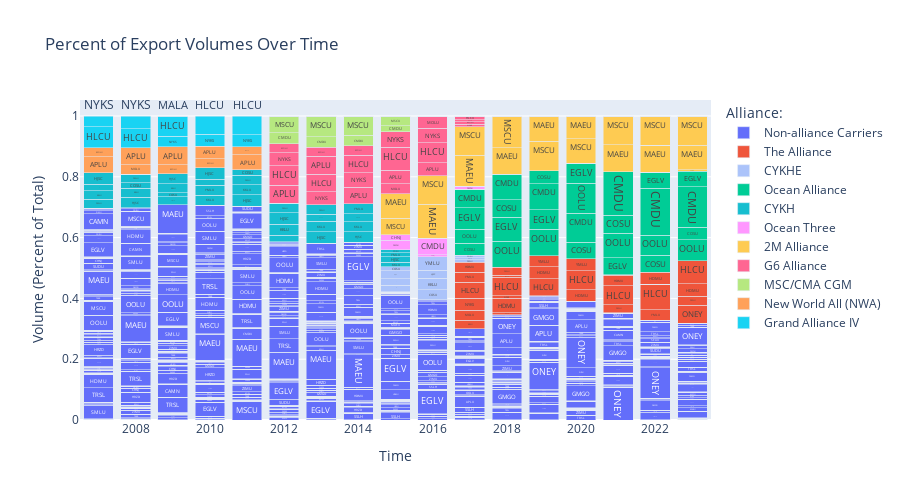

This figure's notebook cell:
### Markdown cell above
## 2. Visuals and Descriptive Analysis

### Code cell
df = (
    main_lf
    #group by alliance, scac, and year
    .group_by('alliance', 'scac', 'year')
    .agg(pl.col('teus').sum())
    #get proportion 
    .with_columns((pl.col('teus')/pl.col('teus').sum().over('year')).alias('prop_volume'))
    .collect()
)

#plot
fig = px.bar(
    df, x='year', y='prop_volume',
    color='alliance',
    text='scac', 
    barmode='stack',  
    title='Percent of Export Volumes Over Time',
    width=900,
    height=500,
    color_discrete_map={
        'Non-alliance Carriers':'#636EFA',
        'The Alliance':'#EF553B',
        'Ocean Alliance':'#00CC96',
        'CYKHE':'#ABC3FA',
        'New World All (NWA)':'#FFA15A',
        'Grand Alliance IV':'#19D3F3',
        'G6 Alliance':'#FF6692',
        'MSC/CMA CGM':'#B6E880',
        '2M Alliance':'#FECB52',
        'Ocean Three':'#FF97FF',
        'CYKH':'#17BECF',
    },
    labels={
        'alliance':'Alliance:',
        'prop_volume':'Volume (Percent of Total)',
        'year':'Time'
    },
    category_orders={
        'alliance':[
            'Non-alliance Carriers', 'The Alliance', 'CYKHE', 'Ocean Alliance',  
            'CYKH', 'Ocean Three', '2M Alliance', 'G6 Alliance', 'MSC/CMA CGM', 'New World All (NWA)', 'Grand Alliance IV'
        ]
    }
    )

fig.show()

### Figure 1 — Plotly figure (JSON) as saved in the notebook; plotly's stock layout.template omitted (floating-point values rounded to 4 significant figures; data arrays with more than 128 entries replaced by an {"elided": "..."} marker saying what was removed)
{"data": [{"alignmentgroup": "True", "hovertemplate": "Alliance:=Non-alliance Carriers<br>Time=%{x}<br>Volume (Percent of Total)=%{y}<br>scac=%{text}<extra></extra>", "legendgroup": "Non-alliance Carriers", "marker": {"color": "#636EFA", "pattern": {"shape": ""}}, "name": "Non-alliance Carriers", "offsetgroup": "Non-alliance Carriers", "orientation": "v", "showlegend": true, "text": {"elided": "2763 str values"}, "textposition": "auto", "type": "bar", "x": {"elided": "2763 int values"}, "xaxis": "x", "y": {"elided": "2763 float values"}, "yaxis": "y"}, {"alignmentgroup": "True", "hovertemplate": "Alliance:=The Alliance<br>Time=%{x}<br>Volume (Percent of Total)=%{y}<br>scac=%{text}<extra></extra>", "legendgroup": "The Alliance", "marker": {"color": "#EF553B", "pattern": {"shape": ""}}, "name": "The Alliance", "offsetgroup": "The Alliance", "orientation": "v", "showlegend": true, "text": ["YMLU", "KKLU", "NYKS", "NYKS", "HDMU", "MOLU", "MOLU", "NYKS", "MOLU", "NYKS", "YMLU", "KKLU", "HLCU", "KKLU", "KKLU", "KKLU", "MOLU", "KKLU", "YMLU", "HLCU", "HDMU", "MOLU", "HLCU", "KKLU", "KKLU", "NYKS", "NYKS", "MOLU", "MOLU", "NYKS", "NYKS", "KKLU", "HLCU", "HDMU", "HLCU", "ONEY", "NYKS", "KKLU", "KKLU", "YMLU", "HLCU", "NYKS", "NYKS", "NYKS", "HLCU", "YMLU", "KKLU", "HDMU", "HDMU", "YMLU", "MOLU", "HDMU", "YMLU", "KKLU", "MOLU", "MOLU", "MOLU", "MOLU", "NYKS", "YMLU", "HDMU", "KKLU", "HLCU", "MOLU", "NYKS", "MOLU", "MOLU", "HDMU", "HDMU", "KKLU", "HDMU"], "textposition": "auto", "type": "bar", "x": [2021, 2020, 2010, 2022, 2020, 2019, 2007, 2021, 2008, 2023, 2022, 2021, 2016, 2011, 2016, 2017, 2017, 2010, 2015, 2022, 2010, 2015, 2021, 2018, 2023, 2017, 2016, 2012, 2020, 2012, 2014, 2009, 2020, 2018, 2019, 2023, 2015, 2015, 2014, 2023, 2017, 2009, 2020, 2018, 2018, 2017, 2013, 2019, 2021, 2020, 2022, 2023, 2019, 2022, 2018, 2016, 2011, 2013, 2008, 2018, 2014, 2012, 2023, 2021, 2019, 2009, 2023, 2022, 2017, 2019, 2015], "xaxis": "x", "y": [0.02685, 0.0001851, 2.354e-06, 0.0001414, 0.03831, 1.736e-05, 1.87e-06, 0.0002862, 4.024e-07, 7.753e-05, 0.03399, 0.0002078, 5.088e-06, 1.3e-06, 2.157e-07, 0.02765, 0.03259, 3.766e-06, 1.202e-06, 0.08349, 9.415e-07, 1.949e-06, 0.06118, 0.006572, 8.898e-05, 0.03982, 4.314e-07, 8.111e-07, 1.881e-05, 8.111e-07, 5.206e-06, 4.522e-07, 0.06233, 0.0466, 0.05694, 0.05907, 4.33e-07, 6.495e-07, 3.384e-06, 0.02994, 0.05203, 4.522e-07, 0.0002659, 0.008217, 0.06131, 0.0338, 3.433e-06, 0.03927, 0.03584, 0.03842, 0.0003634, 0.04029, 0.03613, 0.0001877, 0.006193, 5.177e-06, 1.3e-06, 9.362e-07, 8.048e-07, 0.02772, 2.603e-07, 2.839e-06, 0.07615, 0.0004176, 0.0003062, 4.522e-07, 0.0001199, 0.03982, 0.03272, 0.0001802, 4.33e-07], "yaxis": "y"}, {"alignmentgroup": "True", "hovertemplate": "Alliance:=CYKHE<br>Time=%{x}<br>Volume (Percent of Total)=%{y}<br>scac=%{text}<extra></extra>", "legendgroup": "CYKHE", "marker": {"color": "#ABC3FA", "pattern": {"shape": ""}}, "name": "CYKHE", "offsetgroup": "CYKHE", "orientation": "v", "showlegend": true, "text": ["COSU", "KKLU", "KKLU", "KKLU", "HJSC", "KKLU", "YMLU", "YMLU", "YMLU", "KKLU", "HJSC", "KKLU", "KKLU", "COSU", "YMLU", "KKLU", "KKLU", "COSU", "KKLU", "YMLU", "KKLU"], "textposition": "auto", "type": "bar", "x": [2016, 2016, 2010, 2015, 2016, 2012, 2016, 2015, 2017, 2021, 2015, 2011, 2017, 2015, 2014, 2019, 2014, 2017, 2023, 2019, 2013], "xaxis": "x", "y": [0.03306, 0.03804, 1.036e-05, 0.02139, 0.02717, 4.461e-06, 0.04423, 0.02059, 0.008401, 2.789e-07, 0.02634, 1.733e-06, 0.006996, 0.013, 2.603e-07, 1.036e-06, 1.041e-06, 0.007879, 2.744e-07, 1.023e-07, 3.121e-07], "yaxis": "y"}, {"alignmentgroup": "True", "hovertemplate": "Alliance:=Ocean Alliance<br>Time=%{x}<br>Volume (Percent of Total)=%{y}<br>scac=%{text}<extra></extra>", "legendgroup": "Ocean Alliance", "marker": {"color": "#00CC96", "pattern": {"shape": ""}}, "name": "Ocean Alliance", "offsetgroup": "Ocean Alliance", "orientation": "v", "showlegend": true, "text": ["CMDU", "COSU", "EGLV", "OOLU", "CMDU", "COSU", "EGLV", "OOLU", "OOLU", "OOLU", "EGLV", "COSU", "EGLV", "COSU", "CMDU", "COSU", "OOLU", "CMDU", "COSU", "OOLU", "OOLU", "OOLU", "CMDU", "COSU", "COSU", "CMDU", "CMDU", "CMDU", "CMDU", "EGLV", "CMDU", "EGLV", "CMDU", "EGLV", "CMDU"], "textposition": "auto", "type": "bar", "x": [2008, 2017, 2021, 2019, 2014, 2022, 2019, 2018, 2023, 2017, 2018, 2023, 2017, 2016, 2023, 2020, 2022, 2020, 2018, 2015, 2021, 2020, 2019, 2021, 2019, 2016, 2018, 2017, 2022, 2020, 2011, 2023, 2021, 2022, 2013], "xaxis": "x", "y": [8.048e-07, 0.0395, 0.05714, 0.08654, 3.631e-07, 0.05525, 0.0643, 0.08415, 0.06902, 0.04503, 0.0798, 0.0403, 0.07162, 1.043e-06, 0.134, 0.05556, 0.06675, 0.09431, 0.05717, 2.165e-07, 0.07965, 0.09857, 0.08484, 0.05971, 0.04401, 4.314e-07, 0.08396, 0.06012, 0.1537, 0.06711, 4.333e-07, 0.0509, 0.1435, 0.053, 6.242e-07], "yaxis": "y"}, {"alignmentgroup": "True", "hovertemplate": "Alliance:=CYKH<br>Time=%{x}<br>Volume (Percent of Total)=%{y}<br>scac=%{text}<extra></extra>", "legendgroup": "CYKH", "marker": {"color": "#17BECF", "pattern": {"shape": ""}}, "name": "CYKH", "offsetgroup": "CYKH", "orientation": "v", "showlegend": true, "text": ["HJSC", "KKLU", "KKLU", "YMLU", "YMLU", "HJSC", "YMLU", "KKLU", "KKLU", "YMLU", "HJSC", "YMLU", "COSU", "COSU", "KKLU", "HJSC", "HJSC", "KKLU", "COSU", "COSU", "COSU", "YMLU", "KKLU", "KKLU", "COSU", "COSU", "KKLU", "COSU", "YMLU", "KKLU", "HJSC", "YMLU", "HJSC", "KKLU", "YMLU", "KKLU", "YMLU", "HJSC", "COSU", "YMLU", "COSU", "HJSC", "YMLU", "YMLU"], "textposition": "auto", "type": "bar", "x": [2013, 2010, 2013, 2022, 2007, 2008, 2010, 2015, 2008, 2009, 2011, 2016, 2012, 2008, 2007, 2015, 2014, 2021, 2007, 2009, 2010, 2020, 2014, 2017, 2016, 2013, 2011, 2014, 2013, 2009, 2010, 2011, 2009, 2012, 2014, 2016, 2015, 2007, 2015, 2017, 2011, 2012, 2008, 2012], "xaxis": "x", "y": [0.03761, 0.03251, 0.0342, 5.408e-07, 0.02894, 0.03525, 0.03254, 0.01464, 0.02953, 0.02657, 0.03791, 8.359e-07, 0.02009, 0.01836, 0.02825, 0.01856, 0.03517, 5.579e-07, 0.02073, 0.01426, 0.01997, 4.433e-07, 0.0337, 3.541e-06, 1.703e-06, 0.02321, 0.03375, 0.02645, 0.03124, 0.02914, 0.03882, 0.03038, 0.0328, 0.03609, 0.03215, 9.173e-06, 0.01376, 0.0385, 0.00993, 7.562e-06, 0.01805, 0.03878, 0.02712, 0.03093], "yaxis": "y"}, {"alignmentgroup": "True", "hovertemplate": "Alliance:=Ocean Three<br>Time=%{x}<br>Volume (Percent of Total)=%{y}<br>scac=%{text}<extra></extra>", "legendgroup": "Ocean Three", "marker": {"color": "#FF97FF", "pattern": {"shape": ""}}, "name": "Ocean Three", "offsetgroup": "Ocean Three", "orientation": "v", "showlegend": true, "text": ["CHNJ", "CMDU", "CMDU", "CMDU", "CMDU", "CMDU", "CMDU", "CMDU", "CHNJ", "UABS", "CHNJ", "UABS", "UABS"], "textposition": "auto", "type": "bar", "x": [2016, 2022, 2019, 2018, 2015, 2017, 2016, 2020, 2017, 2017, 2015, 2015, 2016], "xaxis": "x", "y": [0.005898, 2.356e-06, 1.437e-05, 4.628e-05, 0.03129, 0.009852, 0.05504, 6.65e-07, 1.216e-06, 0.0005117, 0.01658, 1.058e-05, 0.0001775], "yaxis": "y"}, {"alignmentgroup": "True", "hovertemplate": "Alliance:=2M Alliance<br>Time=%{x}<br>Volume (Percent of Total)=%{y}<br>scac=%{text}<extra></extra>", "legendgroup": "2M Alliance", "marker": {"color": "#FECB52", "pattern": {"shape": ""}}, "name": "2M Alliance", "offsetgroup": "2M Alliance", "orientation": "v", "showlegend": true, "text": ["MAEU", "MSCU", "MAEU", "MSCU", "MAEU", "SUDU", "MAEU", "MAEU", "SUDU", "MSCU", "MSCU", "MAEU", "SUDU", "MAEU", "MAEU", "SUDU", "MSCU", "MAEU", "MSCU", "MAEU", "MSCU", "MSCU", "MAEU", "MSCU", "MSCU"], "textposition": "auto", "type": "bar", "x": [2017, 2019, 2016, 2017, 2019, 2023, 2023, 2021, 2021, 2020, 2015, 2018, 2011, 2022, 2015, 2022, 2018, 2009, 2016, 2020, 2021, 2023, 2012, 2007, 2022], "xaxis": "x", "y": [0.1029, 0.09589, 0.1114, 0.09314, 0.08345, 0.004641, 0.08126, 0.08759, 1.982e-06, 0.08058, 0.05447, 0.0878, 4.333e-07, 0.08899, 0.08175, 3.203e-06, 0.1038, 9.045e-07, 0.09398, 0.07417, 0.0951, 0.09559, 1.217e-06, 4.675e-07, 0.09605], "yaxis": "y"}, {"alignmentgroup": "True", "hovertemplate": "Alliance:=G6 Alliance<br>Time=%{x}<br>Volume (Percent of Total)=%{y}<br>scac=%{text}<extra></extra>", "legendgroup": "G6 Alliance", "marker": {"color": "#FF6692", "pattern": {"shape": ""}}, "name": "G6 Alliance", "offsetgroup": "G6 Alliance", "orientation": "v", "showlegend": true, "text": ["APLU", "MOLU", "NYKS", "MOLU", "APLU", "NYKS", "MOLU", "MOLU", "MOLU", "NYKS", "APLU", "NYKS", "NYKS", "NYKS", "MOLU", "MOLU", "HLCU", "HLCU", "APLU", "HLCU", "NYKS", "NYKS", "APLU", "APLU", "HLCU", "NYKS", "MOLU", "APLU", "MOLU", "APLU", "HLCU", "NYKS", "APLU", "HLCU", "NYKS", "MOLU", "NYKS", "HLCU", "MOLU", "NYKS", "APLU", "MOLU", "MOLU", "APLU", "MOLU", "NYKS", "MOLU"], "textposition": "auto", "type": "bar", "x": [2021, 2011, 2013, 2015, 2016, 2017, 2009, 2021, 2017, 2011, 2014, 2009, 2014, 2022, 2008, 2007, 2013, 2016, 2012, 2010, 2021, 2019, 2015, 2020, 2015, 2018, 2020, 2013, 2018, 2017, 2012, 2016, 2019, 2014, 2015, 2014, 2012, 2017, 2016, 2008, 2018, 2019, 2013, 2022, 2010, 2023, 2012], "xaxis": "x", "y": [3.964e-06, 2.6e-06, 0.04317, 0.0326, 0.04154, 0.008813, 1.357e-06, 3.068e-06, 0.00774, 1.256e-05, 0.05398, 8.14e-06, 0.04729, 2.163e-06, 2.012e-06, 4.675e-07, 0.05813, 0.06638, 0.0595, 4.707e-07, 1.674e-06, 1.814e-06, 0.04473, 1.856e-06, 0.07585, 1.739e-05, 8.422e-07, 0.05835, 1.338e-06, 0.006795, 0.06471, 0.04856, 4.909e-06, 0.0589, 0.05083, 0.03015, 0.04253, 0.01179, 0.03952, 2.414e-06, 9.506e-07, 1.555e-06, 0.02989, 5.231e-06, 3.295e-06, 5.489e-07, 0.02947], "yaxis": "y"}, {"alignmentgroup": "True", "hovertemplate": "Alliance:=MSC/CMA CGM<br>Time=%{x}<br>Volume (Percent of Total)=%{y}<br>scac=%{text}<extra></extra>", "legendgroup": "MSC/CMA CGM", "marker": {"color": "#B6E880", "pattern": {"shape": ""}}, "name": "MSC/CMA CGM", "offsetgroup": "MSC/CMA CGM", "orientation": "v", "showlegend": true, "text": ["CMDU", "CMDU", "CMDU", "CMDU", "CMDU", "MSCU", "CMDU", "MSCU", "CMDU", "CMDU", "CMDU", "CMDU", "MSCU", "CMDU", "MSCU", "CMDU", "MSCU"], "textposition": "auto", "type": "bar", "x": [2021, 2019, 2010, 2011, 2014, 2014, 2013, 2016, 2023, 2012, 2018, 2015, 2015, 2020, 2012, 2017, 2013], "xaxis": "x", "y": [3.083e-06, 6.265e-06, 4.707e-07, 4.333e-07, 0.03478, 0.06347, 0.03432, 1.788e-06, 1.733e-06, 0.03636, 1.771e-05, 0.01963, 0.03151, 4.211e-06, 0.05445, 1.985e-06, 0.0685], "yaxis": "y"}, {"alignmentgroup": "True", "hovertemplate": "Alliance:=New World All (NWA)<br>Time=%{x}<br>Volume (Percent of Total)=%{y}<br>scac=%{text}<extra></extra>", "legendgroup": "New World All (NWA)", "marker": {"color": "#FFA15A", "pattern": {"shape": ""}}, "name": "New World All (NWA)", "offsetgroup": "New World All (NWA)", "orientation": "v", "showlegend": true, "text": ["MOLU", "MOLU", "APLU", "MOLU", "MOLU", "MOLU", "APLU", "MOLU", "APLU", "MOLU", "APLU", "APLU", "APLU", "APLU", "MOLU", "APLU", "APLU", "APLU", "MOLU", "MOLU", "APLU", "MOLU", "MOLU", "MOLU", "MOLU", "APLU", "MOLU"], "textposition": "auto", "type": "bar", "x": [2009, 2012, 2014, 2010, 2016, 2008, 2016, 2020, 2019, 2019, 2007, 2017, 2010, 2020, 2021, 2011, 2012, 2022, 2007, 2017, 2009, 2011, 2014, 2015, 2018, 2008, 2013], "xaxis": "x", "y": [0.02975, 2.839e-05, 3.48e-06, 0.02927, 8.629e-07, 0.03201, 3.577e-06, 3.088e-06, 3.324e-07, 2.591e-07, 0.05235, 8.758e-07, 0.04099, 6.65e-07, 4.184e-06, 0.04926, 4.867e-06, 2.135e-07, 0.02943, 8.874e-07, 0.05914, 0.0263, 2.863e-06, 1.083e-06, 1.605e-06, 0.05536, 5.93e-06], "yaxis": "y"}, {"alignmentgroup": "True", "hovertemplate": "Alliance:=Grand Alliance IV<br>Time=%{x}<br>Volume (Percent of Total)=%{y}<br>scac=%{text}<extra></extra>", "legendgroup": "Grand Alliance IV", "marker": {"color": "#19D3F3", "pattern": {"shape": ""}}, "name": "Grand Alliance IV", "offsetgroup": "Grand Alliance IV", "orientation": "v", "showlegend": true, "text": ["NYKS", "NYKS", "NYKS", "NYKS", "NYKS", "HLCU", "HLCU", "HLCU", "HLCU", "HLCU", "NYKS", "NYKS", "NYKS", "NYKS", "HLCU", "MALA", "NYKS", "NYKS", "HLCU", "NYKS"], "textposition": "auto", "type": "bar", "x": [2016, 2011, 2015, 2017, 2009, 2008, 2012, 2015, 2007, 2009, 2018, 2010, 2013, 2008, 2011, 2009, 2012, 2007, 2010, 2014], "xaxis": "x", "y": [1.726e-06, 0.04035, 4.33e-07, 4.437e-07, 0.03498, 0.06323, 3.245e-06, 3.419e-07, 0.06841, 0.06596, 5.351e-07, 0.03939, 9.05e-06, 0.04127, 0.06105, 1.854e-05, 8.111e-06, 0.03608, 0.05998, 2.603e-07], "yaxis": "y"}], "layout": {"barmode": "stack", "height": 500, "legend": {"title": {"text": "Alliance:"}, "tracegroupgap": 0}, "title": {"text": "Percent of Export Volumes Over Time"}, "width": 900, "xaxis": {"anchor": "y", "domain": [0, 1], "title": {"text": "Time"}}, "yaxis": {"anchor": "x", "domain": [0, 1], "title": {"text": "Volume (Percent of Total)"}}}}
